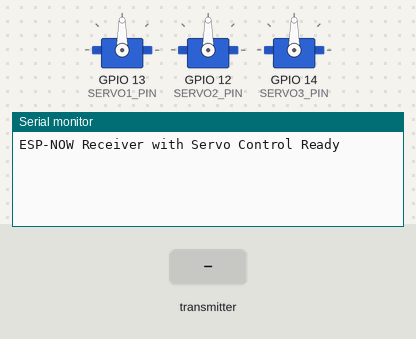
The sketch below on a simulated ESP32. Shown: 3 × servo, the last lines printed to the serial monitor. Inputs (shaded band) come from the test bench.

Above: at 2.2 s.
2.3 s: the transmitter starts sending trash_type = plastic
At 2.66 s:
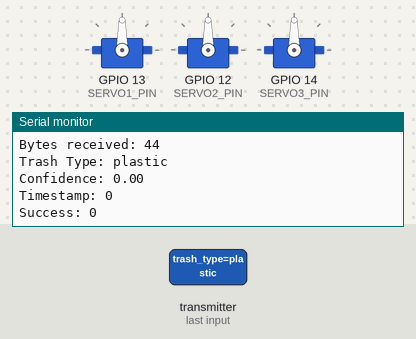
3.8 s: the transmitter starts sending classification_success = 1
At 4.3 s:
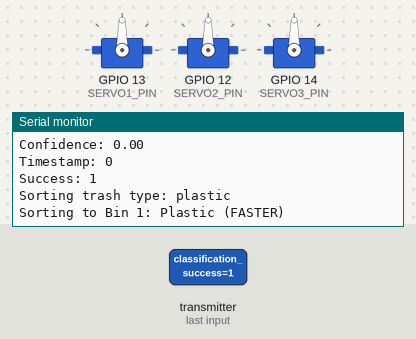
5.3 s: the transmitter starts sending trash_type = styrofoam
8.3 s: the transmitter starts sending trash_type = paper
At 17.1 s:
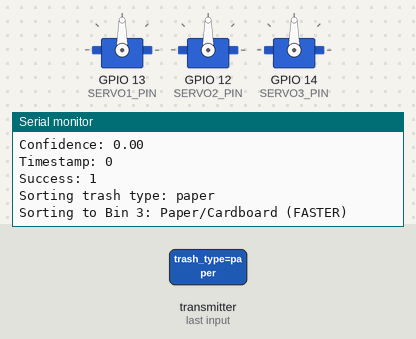

Measured:
- after the input at 2.3 s, the serial monitor: prints a new line after 0.05 s (image 1)
- after the input at 3.8 s, the serial monitor: prints a new line after 0.05 s (image 2)
- after the input at 8.3 s, the serial monitor: prints a new line after 8.1 s (image 3)

The sketch:

esp_salve.ino
```cpp
#include <esp_now.h>
#include <WiFi.h>
#include <ESP32Servo.h>

// Structure example to receive data
// Must match the sender structure
typedef struct struct_message {
    char trash_type[32];
    float confidence;
    int timestamp;
    bool classification_success;
} struct_message;

// Create a struct_message called myData
struct_message myData;

// Servo motor pins
#define SERVO1_PIN 13  // First drop servo
#define SERVO2_PIN 12  // Second sorting servo
#define SERVO3_PIN 14  // Third sorting servo

// Servo positions
#define DROP_POS 180   // Position to drop trash
#define NEUTRAL_POS 90 // Neutral position
#define LEFT_POS 0     // Left position
#define RIGHT_POS 180  // Right position

// Wait times between movements
#define WAIT_MS 1000        // Standard wait time (for plastic bottle)
#define FAST_WAIT_MS 600    // Faster wait time (for paper, paper cup, cardboard, styrofoam, plastic)

// Create servo objects
Servo servo1;
Servo servo2;
Servo servo3;

// Function prototypes
void sortTrash(const char* trash_type);
void moveServoSequence(Servo& servo, int pos1, int delay1, int pos2 = -1, int delay2 = 0);

// callback function that will be executed when data is received
void OnDataRecv(const uint8_t * mac, const uint8_t *incomingData, int len) {
  memcpy(&myData, incomingData, sizeof(myData));
  Serial.print("Bytes received: ");
  Serial.println(len);
  Serial.print("Trash Type: ");
  Serial.println(myData.trash_type);
  Serial.print("Confidence: ");
  Serial.println(myData.confidence);
  Serial.print("Timestamp: ");
  Serial.println(myData.timestamp);
  Serial.print("Success: ");
  Serial.println(myData.classification_success);
  Serial.println();

  // Only sort if classification was successful
  if (myData.classification_success) {
    sortTrash(myData.trash_type);
  }
}

void setup() {
  // Initialize Serial Monitor
  Serial.begin(115200);

  // Allow allocation of all timers
  ESP32PWM::allocateTimer(0);
  ESP32PWM::allocateTimer(1);
  ESP32PWM::allocateTimer(2);
  ESP32PWM::allocateTimer(3);

  // Attach servos to pins
  servo1.setPeriodHertz(50);    // Standard 50hz servo
  servo1.attach(SERVO1_PIN, 500, 2400);

  servo2.setPeriodHertz(50);
  servo2.attach(SERVO2_PIN, 500, 2400);

  servo3.setPeriodHertz(50);
  servo3.attach(SERVO3_PIN, 500, 2400);

  // Set servos to neutral position
  servo1.write(NEUTRAL_POS);
  servo2.write(NEUTRAL_POS);
  servo3.write(NEUTRAL_POS);
  delay(1000); // Give servos time to reach position

  // Set device as a Wi-Fi Station
  WiFi.mode(WIFI_STA);

  // Init ESP-NOW
  if (esp_now_init() != ESP_OK) {
    Serial.println("Error initializing ESP-NOW");
    return;
  }

  // Once ESPNow is successfully Init, we will register for recv CB to
  // get recv packer info
  esp_now_register_recv_cb(esp_now_recv_cb_t(OnDataRecv));

  Serial.println("ESP-NOW Receiver with Servo Control Ready");
}

void loop() {
  // Empty loop - everything happens in callback
}

void sortTrash(const char* trash_type) {
  Serial.print("Sorting trash type: ");
  Serial.println(trash_type);

  // Styrofoam and plastic (FASTER)
  if (strcmp(trash_type, "plastic") == 0) {
    Serial.println("Sorting to Bin 1: Plastic (FASTER)");

    // Servo Motor 1 Drops (flip right)
    servo1.write(RIGHT_POS);
    delay(FAST_WAIT_MS);
    servo1.write(NEUTRAL_POS);
    delay(FAST_WAIT_MS);

    // Servo Motor 2 flip left
    servo2.write(LEFT_POS);
    delay(FAST_WAIT_MS);
    servo2.write(NEUTRAL_POS);
    delay(FAST_WAIT_MS);

    // Servo Motor 3 flip right
    servo3.write(RIGHT_POS);
    delay(FAST_WAIT_MS);
    servo3.write(NEUTRAL_POS);
  }
    else if (strcmp(trash_type, "styrofoam") == 0){
    Serial.println("Sorting to Bin 1: Styrofoam");

    // Servo Motor 1 Drops (flip right)
    servo1.write(RIGHT_POS);
    delay(WAIT_MS);
    servo1.write(NEUTRAL_POS);
    delay(WAIT_MS);

    // Servo Motor 2 flip left
    servo2.write(LEFT_POS);
    delay(WAIT_MS);
    servo2.write(NEUTRAL_POS);
    delay(WAIT_MS);

    // Servo Motor 3 flip right
    servo3.write(RIGHT_POS);
    delay(WAIT_MS);
    servo3.write(NEUTRAL_POS);
  }
  // Plastic bottle (NORMAL SPEED - unchanged)
  else if (strcmp(trash_type, "plastic_bottle") == 0) {
    Serial.println("Sorting to Bin 2: Plastic Bottle (NORMAL SPEED)");

    // Servo Motor 1 Drops (flip right)
    servo1.write(RIGHT_POS);
    delay(WAIT_MS);
    servo1.write(NEUTRAL_POS);
    delay(WAIT_MS);

    // Servo Motor 2 flip right
    servo2.write(RIGHT_POS);
    delay(WAIT_MS);
    servo2.write(NEUTRAL_POS);
    delay(WAIT_MS);

    servo3.write(NEUTRAL_POS);
  }

  // Paper, paper_cup, cardboard (FASTER)
  else if (strcmp(trash_type, "paper") == 0 ||
           strcmp(trash_type, "paper_cup") == 0 ||
           strcmp(trash_type, "cardboard") == 0) {
    Serial.println("Sorting to Bin 3: Paper/Cardboard (FASTER)");

    // Servo Motor 1 Drops (flip right)
    servo1.write(RIGHT_POS);
    delay(FAST_WAIT_MS);
    servo1.write(NEUTRAL_POS);
    delay(FAST_WAIT_MS);

    // Servo Motor 2 flip left
    servo2.write(LEFT_POS);
    delay(FAST_WAIT_MS);
    servo2.write(NEUTRAL_POS);
    delay(FAST_WAIT_MS);

    // Servo Motor 3 flip left
    servo3.write(LEFT_POS);
    delay(FAST_WAIT_MS);
    servo3.write(NEUTRAL_POS);
  }
  else {
    Serial.println("Unknown trash type - No sorting action");
  }

  delay(500); // Small delay before next operation
}

// Helper function for smoother servo movements
void moveServoSequence(Servo& servo, int pos1, int delay1, int pos2, int delay2) {
  servo.write(pos1);
  delay(delay1);
  if (pos2 != -1) {
    servo.write(pos2);
    delay(delay2);
  }
}
```
